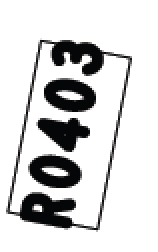
#> input picture img/4.PNG, 79 x 126 px (shown 2 times larger)
$ python code_anhdung.py
#> lines starting #> are read from the running program, lines starting #| are printed output that depends on the picture; after the words box and inside, x2 and y2 are one past the last pixel; in counts of white or black regions, pixels touching at a corner belong together
import cv2
import numpy as np
import pytesseract

# Đọc ảnh từ file

pytesseract.pytesseract.tesseract_cmd = r'D:\Tesseract-OCR\tesseract.exe'
config = '--psm 10 --oem 3 -c tessedit_char_whitelist=0123456789abcdefghijklmnopqrstuvwxyzABCDEFGHIJKLMNOPQRSTUVWXYZ</'

image = cv2.imread(r'img/4.PNG')
#> image is the input picture: shape (126, 79, 3); mean B, G, R 212.2, 212.1, 212.1
# --------------------------------------------------------------------------------------------------
zoom_factor = 4
screenshot_cv_zoomed = cv2.resize(image, None, fx=zoom_factor, fy=zoom_factor, interpolation=cv2.INTER_LINEAR)
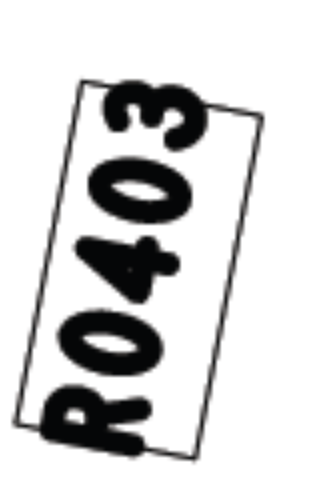
#> screenshot_cv_zoomed: shape (504, 316, 3); mean B, G, R 212.1, 212.1, 212.1
# xoay ảnh
screenshot_cv_rotated = cv2.rotate(screenshot_cv_zoomed, cv2.ROTATE_90_CLOCKWISE)
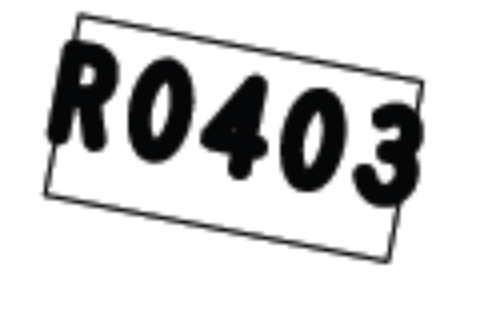
#> screenshot_cv_rotated: shape (316, 504, 3); mean B, G, R 212.1, 212.1, 212.1
# Làm nét ảnh
screenshot_cv_blurred = cv2.GaussianBlur(screenshot_cv_rotated, (5, 5), 0)
screenshot_cv_blurred = cv2.bilateralFilter(screenshot_cv_rotated, 9, 75, 75)
huong = (3, 3)
kernel3 = np.ones((3, 2), np.uint8)
filt = cv2.GaussianBlur(src=screenshot_cv_blurred, ksize=huong, sigmaX=5, sigmaY=5)
gray = cv2.cvtColor(filt, cv2.COLOR_BGR2GRAY)
_, thresh = cv2.threshold(gray, 55, 255, cv2.THRESH_BINARY)
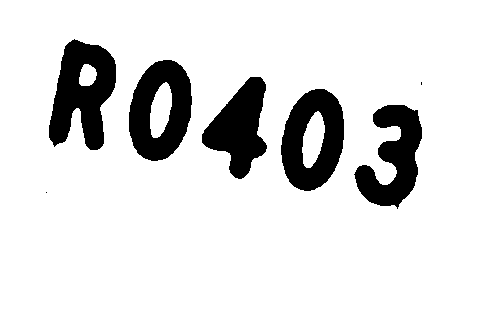
#> thresh: shape (316, 504); 87.3% white; 7 black regions (2 under 20 px), largest, box (x1, y1, x2, y2) and area: (49, 39, 116, 150) 4575, (281, 89, 344, 191) 4093, (129, 60, 192, 161) 4082, (354, 105, 422, 209) 3759, (202, 77, 267, 179) 3674

# --------------------------------------------------------------------------------------------------
blurred = cv2.GaussianBlur(thresh, (5, 5), 0)
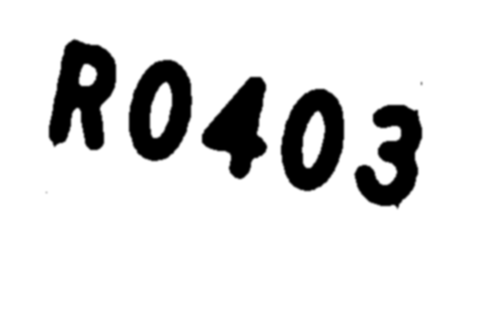
#> blurred: shape (316, 504); min 0, max 255, mean 222.7
_, thresholded_image = cv2.threshold(blurred, 10, 255, cv2.THRESH_BINARY_INV)
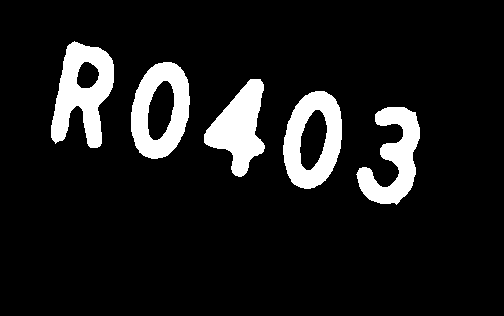
#> thresholded_image: shape (316, 504); 10.5% white; 5 white regions, box (x1, y1, x2, y2) and area: (51, 41, 114, 148) 3782, (283, 91, 342, 189) 3373, (131, 62, 190, 159) 3364, (204, 79, 265, 177) 3195, (356, 107, 420, 205) 3058

kernel_dilation = np.ones((1, 1), np.uint8)
erode = cv2.erode(thresholded_image, kernel_dilation, iterations=3)

height, width = thresh.shape[:2]
#> height = 316; width = 504
angle = 15
rotation_matrix = cv2.getRotationMatrix2D((width / 2, height / 2), angle, 1)

rotated_image = cv2.warpAffine(erode, rotation_matrix, (width, height))
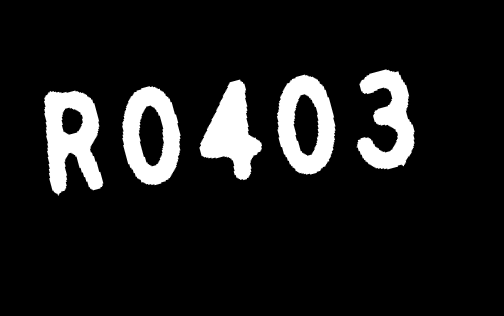
#> rotated_image: shape (316, 504); min 0, max 255, mean 26.9

#> (the run stopped early here; a loop or call above may not have finished)

$ run again, with img/0.PNG copied over img/4.PNG
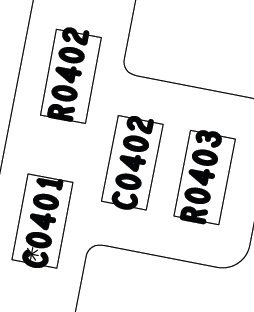
#> input picture img/0.PNG, 254 x 312 px
#> image is the input picture: shape (312, 254, 3); mean B, G, R 231.4, 231.4, 231.5
#> `_, thresh = cv2.threshold(gray, 55, 255, cv2.THRESH_BINARY)`:
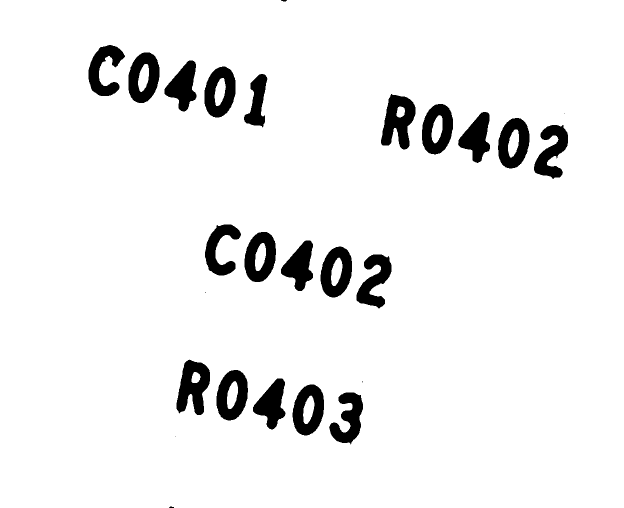
#> thresh: shape (1016, 1248) (shown at 1/2 size); 93.9% white; 26 black regions (4 under 20 px), largest, box (x1, y1, x2, y2) and area: (762, 188, 831, 299) 4606, (353, 719, 420, 830) 4575, (409, 133, 471, 235) 4097
#> thresholded_image: shape (1016, 1248); 5.1% white; 22 white regions (2 under 20 px), largest, box (x1, y1, x2, y2) and area: (764, 191, 829, 297) 3804, (355, 721, 418, 828) 3782, (411, 135, 469, 233) 3373
#> `rotated_image = cv2.warpAffine(erode, rotation_matrix, (width, height))`:
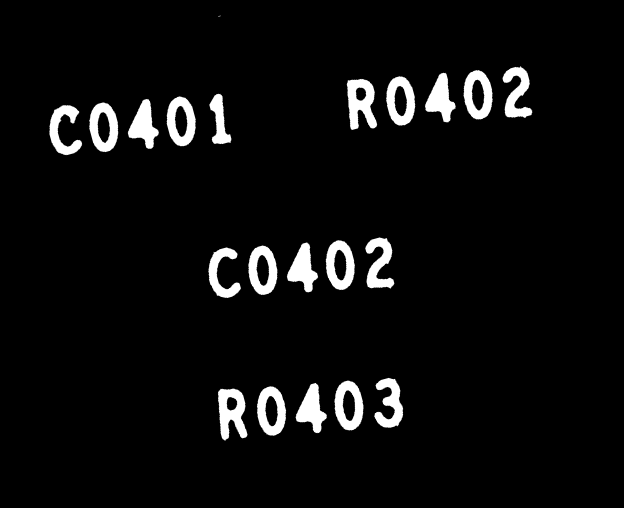
#> rotated_image: shape (1016, 1248) (shown at 1/2 size); min 0, max 255, mean 13
